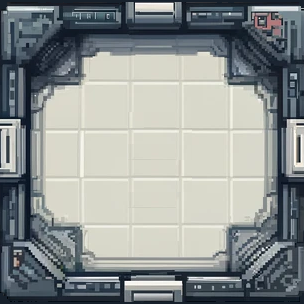

This game map was drawn from its Tiled (.tmx) file and the tilesets committed beside it. A one-line description and the full map source follow:
An orthogonal 19x19 tile map with 16x16 px tiles, 1 tile layer (Calque de Tuiles 1), 2 tilesets.

<map version="1.10" tiledversion="1.10.2" orientation="orthogonal" renderorder="right-down" width="19" height="19" tilewidth="16" tileheight="16" infinite="0" nextlayerid="2" nextobjectid="1">
 <tileset firstgid="1" source="spaceship_room_4.tsx" />
 <tileset firstgid="4097" source="spaceship_rooms_2.tsx" />
 <layer id="1" name="Calque de Tuiles 1" width="19" height="19">
  <data encoding="csv">
4097,4098,4099,4100,4101,4102,4103,4104,4105,4106,4107,4108,4109,4110,4111,4112,4113,4114,4115,
4116,4117,4118,4119,4120,4121,4122,4123,4124,4125,4126,4127,4128,4129,4130,4131,4132,4133,4134,
4135,4136,4137,4138,4139,4140,4141,4142,4143,4144,4145,4146,4147,4148,4149,4150,4151,4152,4153,
4154,4155,4156,4157,4158,4159,4160,4161,4162,4163,4164,4165,4166,4167,4168,4169,4170,4171,4172,
4173,4174,4175,4176,4177,4178,4179,4180,4181,4182,4183,4184,4185,4186,4187,4188,4189,4190,4191,
4192,4193,4194,4195,4196,4197,4198,4199,4200,4201,4202,4203,4204,4205,4206,4207,4208,4209,4210,
4211,4212,4213,4214,4215,4216,4217,4218,4219,4220,4221,4222,4223,4224,4225,4226,4227,4228,4229,
4230,4231,4232,4233,4234,4235,4236,4237,4235,4182,4183,4241,4242,4243,4244,4245,4246,4247,4248,
4249,4250,4251,4252,4253,4254,4255,4256,4200,4201,4202,4203,4261,4262,4263,4264,4265,4266,4267,
4268,4269,4270,4271,4272,4273,4274,4275,4181,4182,4183,4222,4280,4281,4282,4283,4284,4285,4286,
4287,4288,4289,4290,4291,4292,4293,4294,4181,4182,4183,4298,4299,4300,4301,4302,4303,4304,4305,
4306,4307,4308,4309,4310,4311,4312,4313,4200,4201,4202,4203,4318,4319,4320,4321,4322,4323,4324,
4325,4326,4327,4328,4329,4330,4331,4332,4181,4182,4183,4336,4337,4338,4339,4340,4341,4342,4343,
4344,4345,4346,4347,4348,4349,4350,4351,4352,4353,4354,4355,4356,4357,4358,4359,4360,4361,4362,
4363,4364,4365,4366,4367,4368,4369,4370,4371,4372,4373,4374,4375,4376,4377,4378,4379,4380,4381,
4382,4383,4384,4385,4386,4387,4388,4389,4390,4391,4392,4393,4394,4395,4396,4397,4398,4399,4400,
4401,4402,4403,4404,4405,4406,4407,4408,4409,4410,4411,4412,4413,4414,4415,4416,4417,4418,4419,
4420,4421,4422,4423,4424,4425,4426,4427,4428,4429,4430,4431,4432,4433,4434,4435,4436,4437,4438,
4439,4440,4441,4442,4443,4444,4445,4446,4447,4448,4449,4450,4451,4452,4453,4454,4455,4456,4457
</data>
 </layer>
</map>
